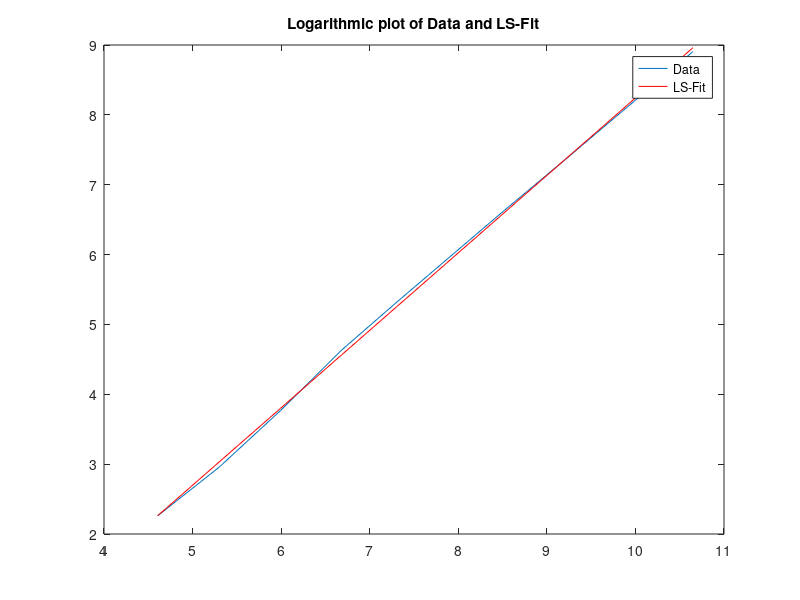

Write the MATLAB code that produced this figure.
clc 
clear all
close all 

% Weltrekorde [Distanz (m), Zeit (sec)] M?nner, Laufen
% Quelle Wikipedia (30/01/2012), olympische Disziplinen

rekorde(1,:) = [  100,    9.58];   %  9,58 Usain Bolt              16.08.2009
rekorde(2,:) = [  200,   19.19];   % 19,19 Usain Bolt              20.08.2009	 
rekorde(3,:) = [  400,   43.18];   % 43,18 Michael Johnson         26.08.1999	 
rekorde(4,:) = [  800,  103.01];   % 1:43,01 David Lekuta Rudisha  29.08.2010	 
rekorde(5,:) = [ 1500,  206.00];   % 3:26,00Hicham El Guerrouj     14.07.1998	 
rekorde(6,:) = [ 5000,  757.35];   % 12:37,35Kenenisa Bekele       31.05.2004	 
rekorde(7,:) = [10000, 1577.53];   % 26:17,53Kenenisa Bekele       26.08.2005	 
rekorde(8,:) = [42195, 7380.58];   % 2:03:38 Patrick Makau         25.09.2011




rekorde_fun(1,:) = [ 1000,   215];  %    3:35, Trainingslauf
rekorde_fun(2,:) = [10000,  2624];  %   43:44, Stadtlauf Heidenheim 05.06.2012
rekorde_fun(3,:) = [21098,  5651];  % 1:34:11, Halbmarathon         18.09.2012
rekorde_fun(4,:) = [42195, 13167];  % 3:39:27, Marathon M?nchen     15.10.2012
rekorde_fun(5,:) = [50000, 16680];  % 4:38:22, 50 km Nachtlauf      01.07.2012

% Initialize matrices
dat = log(rekorde);
A = [dat(:,1).^0 dat(:,1)];
d = dat(:,2);

% set up least-squares problem
x = (A'*A) \ (A'*d);

%%

plot(dat(:,1),dat(:,2));
hold on
plot(dat(:,1), x(2)*dat(:,1)+x(1),'r')
legend('Data', 'LS-Fit')
title('Logarithmic plot of Data and LS-Fit')


